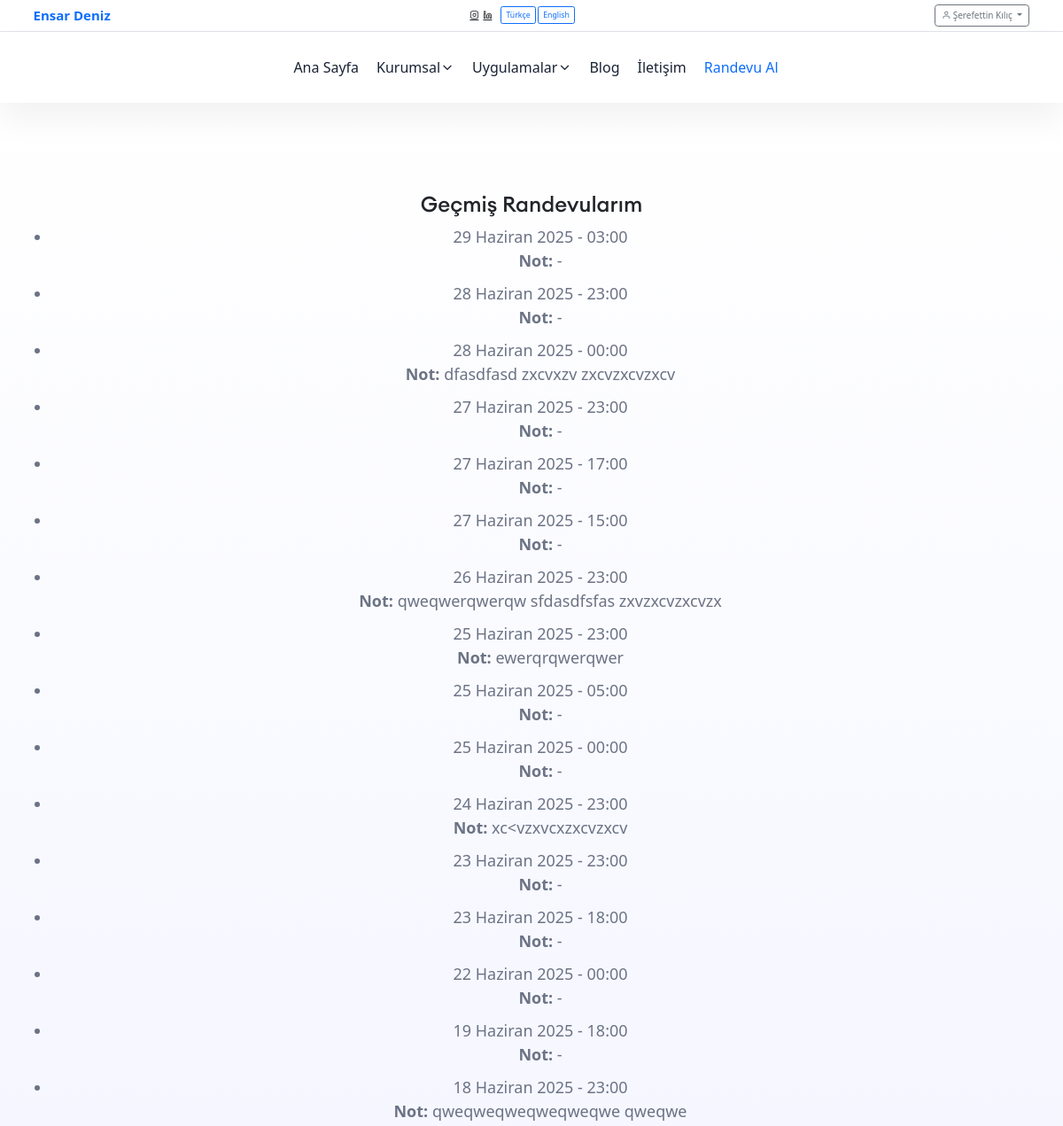
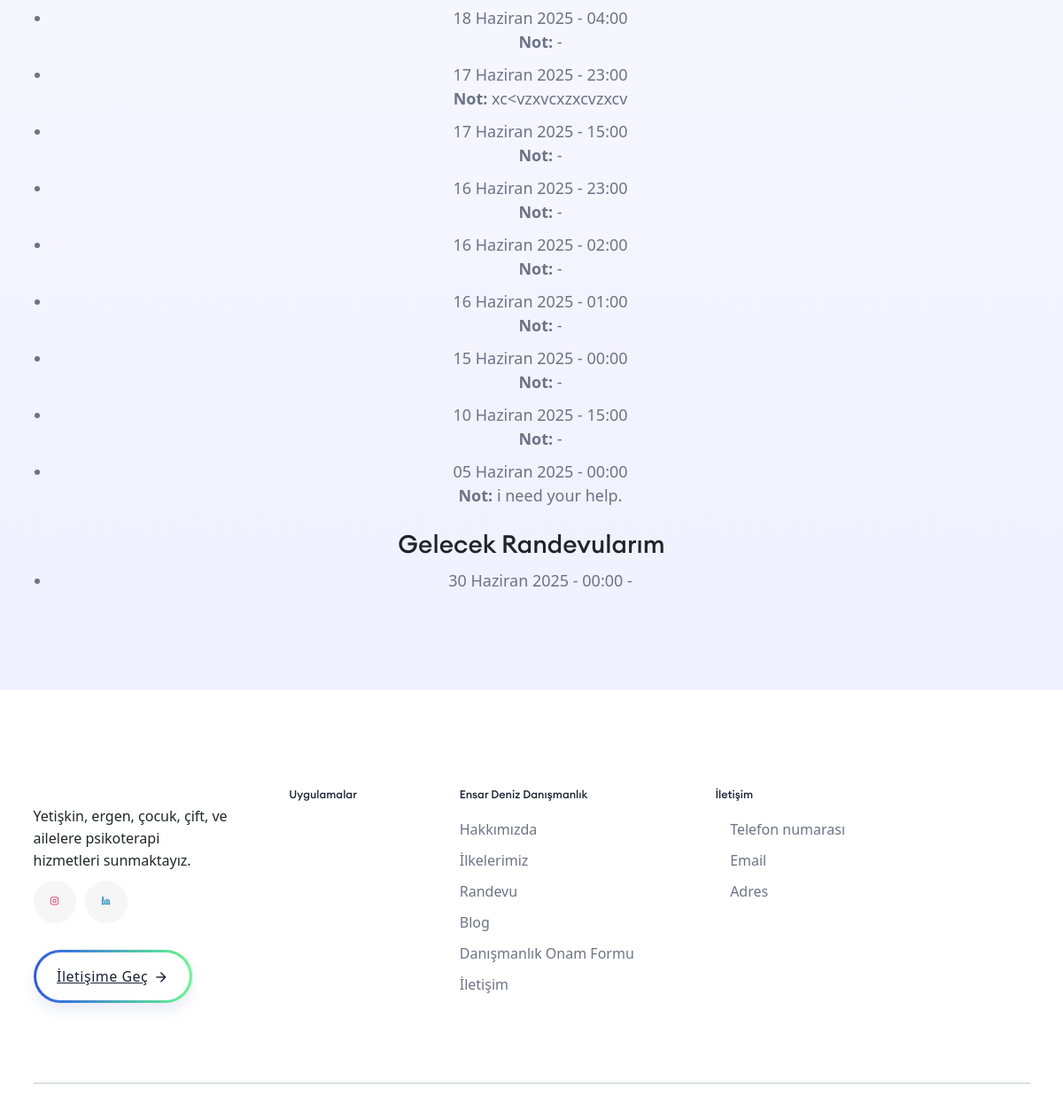
/kullanici/profil/ (signed in), run on the app's committed database (2 pictures, top to bottom).
### users/models.py (models this page shows, shortened)
class CustomUser(AbstractBaseUser, PermissionsMixin):
    email = models.EmailField(_('email address'), unique=True)
    name = models.CharField(max_length=150)
    is_active = models.BooleanField(default=True)
    is_staff = models.BooleanField(default=False)
    created = models.DateTimeField(auto_now_add=True)
    updated = models.DateTimeField(auto_now=True)
    objects = CustomAccountManager()
    USERNAME_FIELD = 'email'
    REQUIRED_FIELDS = ['name']
    class Meta:
        verbose_name = "User"
        verbose_name_plural = "users"

class Appointment(models.Model):
    client = models.ForeignKey(CustomUser, on_delete=models.CASCADE, related_name="appointments")
    date = models.DateField()
    time = models.TimeField()
    notes = models.TextField(blank=True, null=True)
    created_at = models.DateTimeField(auto_now_add=True)
    is_paid = models.BooleanField(default=False)
    my_notes = models.TextField(blank=True, null=True)

### users/views.py (the view)
# urls.py: path('profil/', views.user_profile, name='profile'),
@login_required
def user_profile(request):
    user = request.user
    now = datetime.now()
    past_appointments = Appointment.objects.filter(client=user, date__lt=now.date()).order_by('-date', '-time')
    future_appointments = Appointment.objects.filter(client=user, date__gte=datetime.now().date()).order_by('date', 'time')
    return render(request, 'users/profil.html', {
        'past_appointments': past_appointments,
        'future_appointments': future_appointments
    })

### core/context_processors.py (called while the page is built)
def interventions_context(request):
    return {
        'intervention': Intervention.objects.all(),
        'redirect_to': request.path
    }

def get_client_ip(request):
    x_forwarded_for = request.META.get('HTTP_X_FORWARDED_FOR')
    if x_forwarded_for:
        ip = x_forwarded_for.split(',')[0]
    else:
        ip = request.META.get('REMOTE_ADDR')
    return ip

def is_from_turkey(request):
    if 'is_from_turkey' not in request.session:
        ip = get_client_ip(request)
        print("client ip: ", ip)
        try:
            response = requests.get(f"https://ipwho.is/{ip}")
            data = response.json()
            country = data.get("country")
            is_turkey = (country == "Turkey")
        except Exception:
            is_turkey = False
        request.session['is_from_turkey'] = is_turkey
    return {
        'is_from_turkey': request.session.get('is_from_turkey', False)
    }

### payment/context_processors.py (called while the page is built, shortened)
def interventions_context(request):
    return {
        'intervention': Intervention.objects.all(),
        'redirect_to': request.path
    }

def is_from_turkey(request):
    return {
        'is_from_turkey': request.session.get('is_from_turkey', False)
    }

### users/context_processors.py (called while the page is built, shortened)
def interventions_context(request):
    return {
        'intervention': Intervention.objects.all(),
        'redirect_to': request.path
    }

def auth_status(request):
    return {
        "is_authenticated": request.user.is_authenticated
    }

def is_from_turkey(request):
    return {
        'is_from_turkey': request.session.get('is_from_turkey', False)
    }

### templates/users/profil.html (shortened to what this page needs)
<!DOCTYPE html>
{% load static %}
{% load i18n %}
<html lang="en">
<head>
    <link rel="stylesheet" href="{% static 'css/vendor/bootstrap.min.css' %}">
    <link rel="stylesheet" href="{% static 'css/vendor/slick.css' %}">
    <link rel="stylesheet" href="{% static 'css/vendor/slick-theme.css' %}">
    <link rel="stylesheet" href="{% static 'css/plugins/sal.css' %}">
    <link rel="stylesheet" href="{% static 'css/plugins/feather.css' %}">
    <link rel="stylesheet" href="{% static 'css/plugins/fontawesome.min.css' %}">
    <link rel="stylesheet" href="{% static 'css/plugins/euclid-circulara.css' %}">
    <link rel="stylesheet" href="{% static 'css/plugins/swiper.css' %}">
    <link rel="stylesheet" href="{% static 'css/plugins/magnify.css' %}">
    <link rel="stylesheet" href="{% static 'css/plugins/odometer.css' %}">
    <link rel="stylesheet" href="{% static 'css/plugins/animation.css' %}">
    <link rel="stylesheet" href="{% static 'css/plugins/bootstrap-select.min.css' %}">
    <link rel="stylesheet" href="{% static 'css/plugins/jquery-ui.css' %}">
    <link rel="stylesheet" href="{% static 'css/plugins/magnigy-popup.min.css' %}">
    <link rel="stylesheet" href="{% static 'css/style.css' %}">
    <link rel="stylesheet" href="https://cdn.jsdelivr.net/npm/bootstrap@5.3.0/dist/css/bootstrap.min.css">
    <link rel="stylesheet"
        href="https://cdnjs.cloudflare.com/ajax/libs/bootstrap-datepicker/1.9.0/css/bootstrap-datepicker.min.css">
    <link rel="stylesheet"
        href="https://cdnjs.cloudflare.com/ajax/libs/bootstrap-timepicker/0.5.2/css/bootstrap-timepicker.min.css">
    <link rel="stylesheet" href="https://cdn.jsdelivr.net/npm/flatpickr/dist/flatpickr.min.css">
</head>
<body>
        <div id="app">
            <header class="rbt-header rbt-header-9">
                {% include '../header.html' %}
                {% include '../navbar.html' %}
            </header>
        <div class="rbt-breadcrumb-default ptb--100 ptb_md--50 ptb_sm--30 bg-gradient-1">
            <div class="container">
                <div class="row">
                    <div class="col-lg-12">
                        <div class="breadcrumb-inner text-center">
                            <h3>Geçmiş Randevularım</h3>
                            {% if past_appointments %}
                            <ul>
                                {% for appointment in past_appointments %}
                                <li>
                                    {{ appointment.date }} - {{ appointment.time }} <br>
                                    <strong>Not:</strong> {{ appointment.notes|default:"-" }}
                                </li>
                                {% endfor %}
                            </ul>
                            {% else %}
                            <p>Henüz geçmiş randevunuz bulunmamaktadır.</p>
                            {% endif %}
                            <br>
                            <h2>Gelecek Randevularım</h2>
                            {% if future_appointments %}
                            <ul>
                                {% for appointment in future_appointments %}
                                <li>{{ appointment.date }} - {{ appointment.time }} - {{ appointment.notes }}</li>
                                {% endfor %}
                            </ul>
                            {% else %}
                            <p>Henüz bir gelecek randevunuz yok.</p>
                            {% endif %}
                        </div>
                    </div>
                </div>
            </div>
        </div>
        <div class="mt-5">
            {% include '../footer.html' %}
        </div>
    </div>
</body>
</html>

### templates/header.html (shortened to what this page needs)
{% load i18n %}
<header class="rbt-header rbt-header-9 border-bottom py-2">
    <div class="container">
        <div class="d-flex justify-content-between align-items-center flex-wrap">
            <div class="d-flex align-items-center mb-2 mb-md-0">
                <a href="{% url 'core:home' %}" class="navbar-brand fw-bold fs-4 text-primary">
                    Ensar Deniz
                </a>
            </div>
            <div class="d-flex align-items-center gap-3 mb-2 mb-md-0">
                <div class="d-flex gap-2">
                    <a href="https://www.instagram.com/psikologensardeniz" target="_blank" class="text-dark">
                        <i class="feather-instagram"></i>
                    </a>
                    <a href="https://www.linkedin.com/in/ensar-deniz-b9ba79211?utm_source=share&utm_campaign=share_via&utm_content=profile&utm_medium=android_app" target="_blank" class="text-dark">
                        <i class="feather-linkedin"></i>
                    </a>
                </div>
                <form action="{% url 'set_language' %}" method="post" class="d-flex gap-1">
                    <button type="submit" name="language" value="tr"
                        class="btn btn-sm {% if LANGUAGE_CODE == 'tr' %}btn-primary{% else %}btn-outline-primary{% endif %}">
                        Türkçe
                    </button>
                    <button type="submit" name="language" value="en"
                        class="btn btn-sm {% if LANGUAGE_CODE == 'en' %}btn-primary{% else %}btn-outline-primary{% endif %}">
                        English
                    </button>
                </form>
            </div>
            <div class="d-flex align-items-center gap-3">
                {% if user.is_authenticated %}
                    <div class="dropdown">
                        <a class="btn btn-outline-secondary dropdown-toggle" href="#" role="button" data-bs-toggle="dropdown" aria-expanded="false">
                            <i class="feather-user"></i> {{ user.name }}
                        </a>
                    </div>
                {% else %}
                    <a href="{% url 'users:login' %}" class="btn btn-outline-primary">
                        <i class="feather-user"></i> {% trans "Giriş Yap" %}
                    </a>
                {% endif %}
            </div>
        </div>
    </div>
</header>

### templates/users/profil.html (style rules this page uses)
.breadcrumb-inner h3 { font-size: 24px; }
.breadcrumb-inner h2 { font-size: 28px; }
.breadcrumb-inner ul li { font-size: 18px; }

### data on the page
CustomUser: name "Şerefettin Kılıç"
Appointment: date "29 Haziran 2025", time "03:00", notes "-"
Appointment: date "28 Haziran 2025", time "23:00", notes "-"
Appointment: date "28 Haziran 2025", time "00:00", notes "dfasdfasd zxcvxzv zxcvzxcvzxcv"
Appointment: date "27 Haziran 2025", time "23:00", notes "-"
Appointment: date "27 Haziran 2025", time "17:00", notes "-"
Appointment: date "27 Haziran 2025", time "15:00", notes "-"
Appointment: date "26 Haziran 2025", time "23:00", notes "qweqwerqwerqw sfdasdfsfas zxvzxcvzxcvzx"
Appointment: date "25 Haziran 2025", time "23:00", notes "ewerqrqwerqwer"
Appointment: date "25 Haziran 2025", time "05:00", notes "-"
Appointment: date "25 Haziran 2025", time "00:00", notes "-"
Appointment: date "24 Haziran 2025", time "23:00", notes "xc<vzxvcxzxcvzxcv"
Appointment: date "23 Haziran 2025", time "23:00", notes "-"
Appointment: date "23 Haziran 2025", time "18:00", notes "-"
Appointment: date "22 Haziran 2025", time "00:00", notes "-"
Appointment: date "19 Haziran 2025", time "18:00", notes "-"
Appointment: date "18 Haziran 2025", time "23:00", notes "qweqweqweqweqweqwe qweqwe"
Appointment: date "18 Haziran 2025", time "04:00", notes "-"
Appointment: date "17 Haziran 2025", time "23:00", notes "xc<vzxvcxzxcvzxcv"
Appointment: date "17 Haziran 2025", time "15:00", notes "-"
Appointment: date "16 Haziran 2025", time "23:00", notes "-"
Appointment: date "16 Haziran 2025", time "02:00", notes "-"
Appointment: date "16 Haziran 2025", time "01:00", notes "-"
Appointment: date "15 Haziran 2025", time "00:00", notes "-"
Appointment: date "10 Haziran 2025", time "15:00", notes "-"
Appointment: date "05 Haziran 2025", time "00:00", notes "i need your help."
Appointment: date "30 Haziran 2025", time "00:00"
